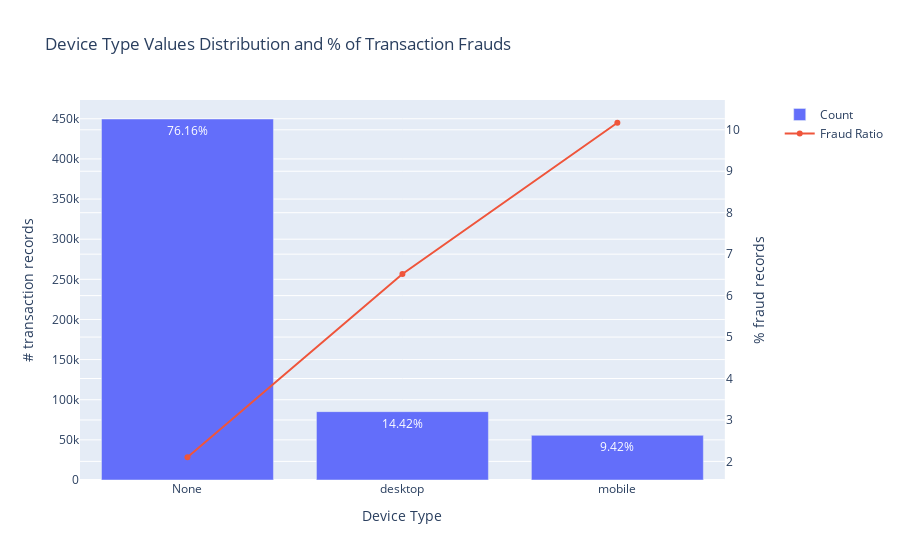

The cell this chart's notebook holds for it:
### Code cell
# plot distribution and fraud ratio
plot_dist_and_fraud_pct_plotly(df, 'DeviceType', top_n = 5)
plot_dist_and_fraud_pct(df, 'DeviceType')

### Figure 1 — Plotly figure (JSON) as saved in the notebook; plotly's stock layout.template omitted (floating-point values rounded to 4 significant figures)
{"data": [{"name": "Count", "text": ["76.16%", "14.42%", "9.42%"], "textposition": "auto", "type": "bar", "x": ["None", "desktop", "mobile"], "xaxis": "x", "y": [449730, 85165, 55645], "yaxis": "y"}, {"name": "Fraud Ratio", "type": "scatter", "x": ["None", "desktop", "mobile"], "xaxis": "x", "y": [2.1, 6.52, 10.17], "yaxis": "y2"}], "layout": {"title": {"text": "Device Type Values Distribution and % of Transaction Frauds"}, "xaxis": {"anchor": "y", "domain": [0, 0.94], "title": {"text": "Device Type"}}, "yaxis": {"anchor": "x", "domain": [0, 1], "title": {"text": "# transaction records"}}, "yaxis2": {"anchor": "x", "overlaying": "y", "side": "right", "title": {"text": "% fraud records"}}}}
